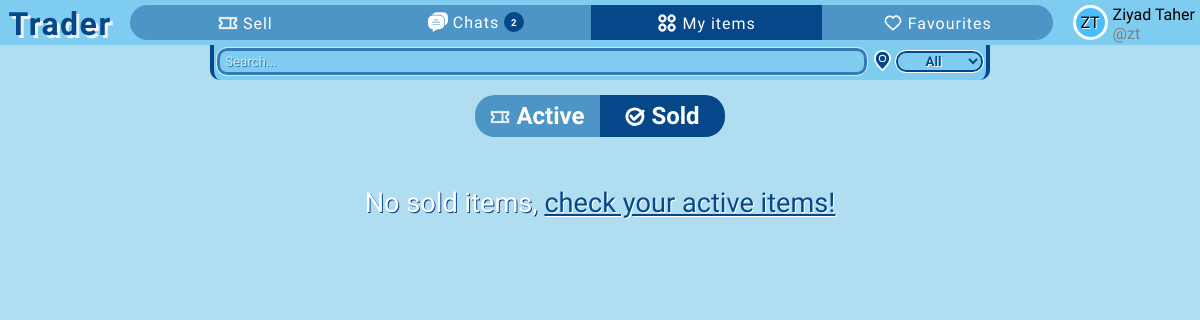
The page /my-items/sold (signed in) on the database as committed earlier.
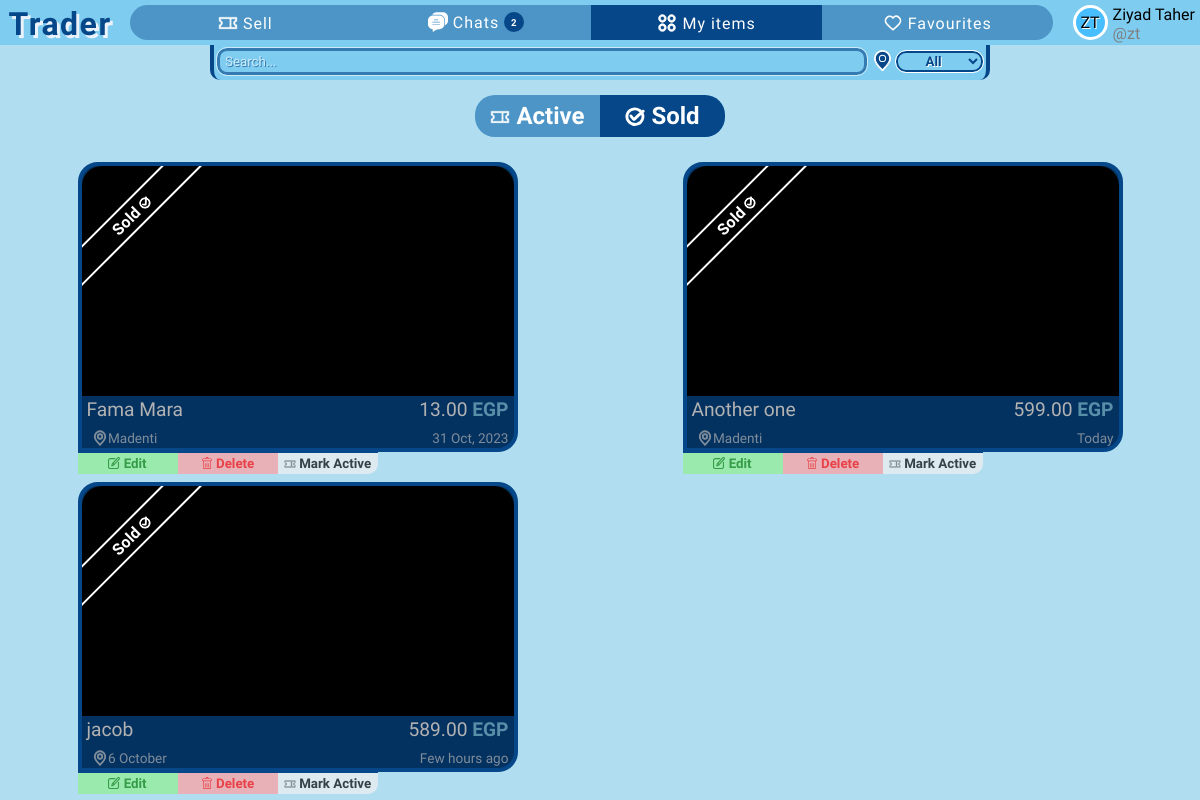
The same page on the database as committed later.
### app/models.py (models this page shows)
class User(db.Model, UserMixin):
    id = db.Column(db.Integer, primary_key=True)  # User ID
    firstname = db.Column(db.String(50), nullable=False)  # First name
    lastname = db.Column(db.String(50), nullable=False)  # Last name
    username = db.Column(db.String(30), unique=True, nullable=False)  # Unique username
    email = db.Column(db.String(120), unique=True, nullable=False)  # Unique email
    password = db.Column(db.String(120), nullable=False)  # Password
    profile_color = db.Column(db.String(25), nullable=True, default=None)  # Profile color
    sent_chat = db.relationship('Chat', backref='sent_by_set', lazy=True, foreign_keys='Chat.sent_by')  # Chats sent by this user
    received_chat = db.relationship('Chat', backref='received_by_set', lazy=True, foreign_keys='Chat.received_by')  # Chats received by this user
    items = db.relationship('Item', backref='item_owner', lazy=True)  # Items posted by this user
    contacts = db.relationship('User', secondary=user_contacts,  # Many-to-many relationship for contacts
                               primaryjoin=(user_contacts.c.contact_id == id),
                               secondaryjoin=(user_contacts.c.contacted_id == id),
                               backref=db.backref('contacted_by', lazy='dynamic'),
                               lazy='dynamic')
    favourites = db.relationship('Item', secondary=favourite_items, backref=db.backref('fav_users', lazy='dynamic'))  # Many-to-many relationship for favorite items

class Item(db.Model):
    id = db.Column(db.Integer, primary_key=True)  # Item ID
    title = db.Column(db.String(100), nullable=False)  # Item title
    description = db.Column(db.Text, nullable=False)  # Item description
    location = db.Column(db.String(100), nullable=False)  # Item location
    price = db.Column(db.Float, default=0, nullable=False)  # Item price
    is_sold = db.Column(db.Boolean, default=False)  # Is item sold?
    created_at = db.Column(db.DateTime)  # Item creation timestamp
    owner = db.Column(db.Integer, db.ForeignKey("user.id"), nullable=False)  # Owner of the item
    images = db.relationship('Image', backref='images_set', lazy=True)  # Images associated with the item
    chats = db.relationship('Chat', backref='chats_set', lazy=True)  # Chats related to the item

### app/routes.py (the view)
@app.get("/my-items/sold")
@login_required
def sold_items():
    items = Item.query.filter(Item.is_sold == True, Item.owner == current_user.id).all()
    return render_template('sold-items.html', items=items)

### app/cust_formatting.py (called while the page is built)
def price_format(float):
    return '{:,.2f}'.format(float)

### app/routes.py (called while the page is built)
@login_manager.user_loader
def load_user(user_id):
    return User.query.get(int(user_id))

### app/templates/sold-items.html (shortened to what this page needs)
{% extends 'base.html' %}
{% block head %}
    <link rel="stylesheet" href="{{ url_for('static', filename='css/partials/item.css') }}">
    <link rel="stylesheet" href="{{ url_for('static', filename='css/my-items.css') }}">
{% endblock %}
{% block my_items_page %}selected{% endblock %}
{% block search_location %}
    {% include 'partials/search-location.html' %}
{% endblock %}
{% block content %}
    <header class="active-sold-cont">
        <a href="{{ url_for('active_items') }}">
            Active
        </a>
        <a href="{{ url_for('sold_items') }}" class="selected">
            Sold
        </a>
    </header>
    <div class="items-cont seller-items-cont">
        {% for item in items %}
            {% with seller_page=True, all_items_page=True %}
                {% include 'partials/item.html' %}
            {% endwith %}
        {% endfor %}
    </div>
    {% if not items %}
        <div class='no-items empty-pge'>No sold items, <a href="{{ url_for('active_items') }}">check your active items!</a></div>
    {% endif %}
{% endblock %}

### app/templates/base.html (shortened to what this page needs)
<!DOCTYPE html>
<html lang="en">
<head>
    <link rel="stylesheet" href="{{ url_for('static', filename='css/base.css') }}">
    <link rel="stylesheet" href="{{ url_for('static', filename='css/partials/user-card.css') }}">
    {% block head %}{% endblock %}
</head>
<body>
    {% block nav %}
        <header>
            <nav>
                <a href="{{ url_for('index') }}" class="app-name">Trader</a>
                <div class="all-links">
                    <a href="{{ url_for('sell') }}" class="nav-link {% block sell_page %}{% endblock %}" title="Sell">
                        <span>Sell</span>
                    </a>
                    <a href="{{ url_for('all_contacts') }}" class="nav-link {% block all_contacts_page %}{% endblock %}" title="Chats">
                        <span>Chats <span class="unread-msgs"></span></span>
                    </a>
                    <a href="{{ url_for('active_items') }}" class="nav-link {% block my_items_page %}{% endblock %}" title="My items">
                        <span>My items</span>
                    </a>
                    <a href="{{ url_for('favourites') }}" class="nav-link {% block favourites_page %}{% endblock %}" title="Favourites">
                        <span>Favourites</span>
                    </a>
                </div>
                <div class="user-card-cont">
                    {% if current_user.is_authenticated %}
                        {% include 'partials/user-card.html' %}
                    {% else %}
                        <div class="guest">@Guest</div>
                        <div class="login-signup">
                            <a href="{{ url_for('login') }}" class="login">Log in</a>
                            <a href="{{ url_for('signup') }}" class="signup">Sign up</a>
                        </div>
                    {% endif %}
                </div>
            </nav>
            {% block search_location %}{% endblock search_location %}
        </header>
    {% endblock nav %}
    {% block content %}{% endblock content %}
</body>
</html>

### app/templates/partials/user-card.html
<div class="user-logo-cont" style="background-color: #{{ current_user.profile_color }};">
    <div class="user-logo">{{ current_user.firstname[0]|upper }}{{ current_user.lastname[0]|upper }}</div>
</div>
<div class="first-last-name">{{ current_user.firstname|title }} {{ current_user.lastname|title }}</div>
<span class="username">@{{ current_user.username }}</span>

### app/templates/partials/search-location.html (shortened to what this page needs)
<div class="search-location-cont">
    <input type="search" class="search" placeholder="Search...">
    <div class="location-cont">
        <select name="location" class="location" title="Location">
            <option class="all" value="">All</option>
        </select>
    </div>
</div>

### app/templates/partials/item.html (shortened to what this page needs)
<div class="single-item-cont location-{% if item.location == '6 October' %}october{% else %}{{ item.location|lower }}{% endif %}" id="item-{{ item.id }}">
    <a class="item" href="{{ url_for('single_item', item_id=item.id) }}">
        <div class="img-cont">
        </div>
        <div class="upper">
            <div class="item-title">{{ item.title }}</div>
            <div class="item-price">{{ price_format(item.price) }} <span class="egp">EGP</span></div>
        </div>
        <div class="lower">
            <div class="item-location">
                {{ item.location }}
            </div>
            <div>{{ date_format(item.created_at) }}</div>
        </div>
        {% if item.is_sold %}
            <div class="black-mask"></div>
            <div class="sold-strip">
                Sold
            </div>
        {% endif %}
    </a>
    {% if seller_page %}
    <div class="seller-page-btns">
        {% if all_items_page %}
        <div class="edit-delete-status">
            <button class="edit-btn" id="edit-{{ item.id }}">
                Edit
            </button>
            <button class="delete-btn" id="delete-{{ item.id }}">
                Delete
            </button>
            <button class="status-btn" id="status-{{ item.id }}">
                {% if item.is_sold %}
                Mark Active
                {% endif %}
            </button>
        </div>
        {% endif %}
    </div>
    {% endif %}
</div>

### app/static/css/base.css (style rules this page uses)
* { font-family: 'Varela Round', serif; box-sizing: border-box; margin: 0; padding: 0; font-size: bolder; }
body { background-color: #B1DDF1; color: white; height: 100vh; }
nav { display: grid; grid-template-columns: 120px 1fr auto; background-color: #7eccf0; height: 45px; }
.search-location-cont { display: grid; grid-template-columns: 1fr auto; padding: 3px; background-color: #7eccf0; height: 35px; width: 65%; margin: auto; border-bottom-left-radius: 10px; border-bottom-right-radius: 10px; border-right: 4px solid #064789; border-left: 4px solid #064789; }
.search-location-cont .search { border-radius: 10px; padding: 5px; height: 1.7rem; border: 3px solid #064789; outline: 1px solid white; background-color: #7eccf0; opacity: 0.6; }
.search-location-cont .search::placeholder { color: white; text-shadow: 1px 1px #064789; }
.search-location-cont .location-cont .location { position: relative; bottom: 7px; background-color: #7eccf0; border: 2px solid #064789; outline: 1px solid white; border-radius: 10px; color: #064789; text-align: center; text-shadow: 1px 1px white; font-weight: bolder; padding: 0 2px; }
.search-location-cont .location-cont svg { position: relative; left: 2.5px; }
.app-name, .pge-header { position: relative; top: 5px; font-family: Cookie; font-weight: bolder; font-size: 2rem; text-align: center; letter-spacing: 1.5px; text-decoration: none; color: #064789; text-shadow: 3px 3px #EBF2FA; transition: all 0.3s; }
.all-links { display: flex; justify-content: space-evenly; align-items: center; background-color: #06478969; height: 35px; border-radius: 20px; margin: 5px 10px; overflow: hidden; }
.all-links .nav-link:first-of-type { border-top-left-radius: 20px; border-bottom-left-radius: 20px; }
.all-links .nav-link:last-of-type { border-top-right-radius: 20px; border-bottom-right-radius: 20px; }
.all-links .nav-link { color: white; letter-spacing: 1px; text-decoration: none; width: 100%; text-align: center; padding: 5px; padding-bottom: 8px; }
.all-links .nav-link svg { position: relative; top: 4px; }
.all-links .nav-link.selected { background-color: #064789; }
.unread-msgs { display: none; position: relative; bottom: 2px; background-color: #064789; border-radius: 50%; font-size: 0.6rem; font-weight: bolder; width: 20px; height: 20px; justify-content: center; align-items: center; }
.user-card-cont { position: relative; display: grid; column-gap: 5px; grid-template-columns: auto 1fr; grid-template-rows: 1fr 1fr; color: black; padding: 5px; height: 45px; padding-left: 10px; transition: background-color .2s ease-out; cursor: pointer; width: fit-content; min-width: 100px; }

### app/static/css/partials/user-card.css (style rules this page uses)
.user-logo-cont { display: flex; justify-content: center; align-items: center; background-color: #7eccf0; width: 35px; height: 35px; border: 3px solid white; border-radius: 50%; text-shadow: 1px 1px white; grid-row: span 2; }
.user-logo { font-family: Amita; }
.username { color: gray; }

### app/static/css/my-items.css (style rules this page uses)
.active-sold-cont { display: flex; background-color: #7eccf0; width: 250px; margin: 15px auto; text-align: center; border-radius: 20px; overflow: hidden; }
.active-sold-cont a { padding: 7px 10px; width: 50%; color: white; background-color: #06478969; font-size: 1.5rem; font-weight: bolder; text-align: center; text-decoration: none; }
.active-sold-cont a.selected { background-color: #064789; }
.active-sold-cont svg { position: relative; top: 3px; }

Rows that differ between the two databases and show on the page:
now on this page (row edited): Item: title "Fama Mara", price "13.00", location "Madenti", created_at "31 Oct, 2023", is_sold True (drawn)
now on this page (row edited): Item: title "Another one", price "599.00", location "Madenti", created_at "Today", is_sold True (drawn)
added Item: title "jacob", price "589.00", location "6 October", created_at "Few hours ago", is_sold True (drawn)
Other text that changed with them:
text no longer shown: "No sold items, check your active items!"
